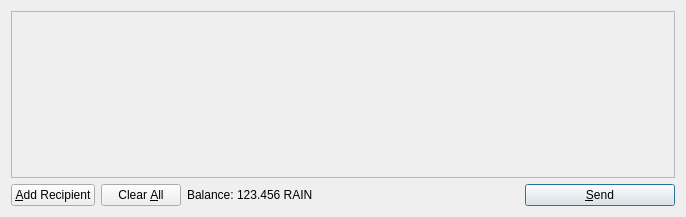
<?xml version="1.0" encoding="UTF-8"?>
<ui version="4.0">
 <class>SendCoinsDialog</class>
 <widget class="QDialog" name="SendCoinsDialog">
  <property name="geometry">
   <rect>
    <x>0</x>
    <y>0</y>
    <width>686</width>
    <height>217</height>
   </rect>
  </property>
  <property name="windowTitle">
   <string>Send Coins</string>
  </property>
  <layout class="QVBoxLayout" name="verticalLayout">
   <item>
    <widget class="QScrollArea" name="scrollArea">
     <property name="widgetResizable">
      <bool>true</bool>
     </property>
     <widget class="QWidget" name="scrollAreaWidgetContents">
      <property name="geometry">
       <rect>
        <x>0</x>
        <y>0</y>
        <width>666</width>
        <height>165</height>
       </rect>
      </property>
      <layout class="QVBoxLayout" name="verticalLayout_2">
       <property name="margin">
        <number>0</number>
       </property>
       <item>
        <layout class="QVBoxLayout" name="entries">
         <property name="spacing">
          <number>6</number>
         </property>
        </layout>
       </item>
       <item>
        <spacer name="verticalSpacer">
         <property name="orientation">
          <enum>Qt::Vertical</enum>
         </property>
         <property name="sizeHint" stdset="0">
          <size>
           <width>20</width>
           <height>40</height>
          </size>
         </property>
        </spacer>
       </item>
      </layout>
     </widget>
    </widget>
   </item>
   <item>
    <layout class="QHBoxLayout" name="horizontalLayout">
     <item>
      <widget class="QPushButton" name="addButton">
       <property name="toolTip">
        <string>Send to multiple recipients at once</string>
       </property>
       <property name="text">
        <string>&amp;Add Recipient</string>
       </property>
       <property name="icon">
        <iconset resource="../bitcoin.qrc">
         <normaloff>:/icons/add</normaloff>:/icons/add</iconset>
       </property>
       <property name="autoDefault">
        <bool>false</bool>
       </property>
      </widget>
     </item>
     <item>
      <widget class="QPushButton" name="clearButton">
       <property name="sizePolicy">
        <sizepolicy hsizetype="Minimum" vsizetype="Fixed">
         <horstretch>0</horstretch>
         <verstretch>0</verstretch>
        </sizepolicy>
       </property>
       <property name="toolTip">
        <string>Remove all transaction fields</string>
       </property>
       <property name="text">
        <string>Clear &amp;All</string>
       </property>
       <property name="icon">
        <iconset resource="../bitcoin.qrc">
         <normaloff>:/icons/remove</normaloff>:/icons/remove</iconset>
       </property>
       <property name="autoRepeatDelay">
        <number>300</number>
       </property>
       <property name="autoDefault">
        <bool>false</bool>
       </property>
      </widget>
     </item>
     <item>
      <layout class="QHBoxLayout" name="horizontalLayout_2">
       <property name="spacing">
        <number>3</number>
       </property>
       <item>
        <widget class="QLabel" name="label">
         <property name="text">
          <string>Balance:</string>
         </property>
        </widget>
       </item>
       <item>
        <widget class="QLabel" name="labelBalance">
         <property name="cursor">
          <cursorShape>IBeamCursor</cursorShape>
         </property>
         <property name="text">
          <string>123.456 RAIN</string>
         </property>
         <property name="textInteractionFlags">
          <set>Qt::LinksAccessibleByMouse|Qt::TextSelectableByKeyboard|Qt::TextSelectableByMouse</set>
         </property>
        </widget>
       </item>
      </layout>
     </item>
     <item>
      <spacer name="horizontalSpacer">
       <property name="orientation">
        <enum>Qt::Horizontal</enum>
       </property>
       <property name="sizeHint" stdset="0">
        <size>
         <width>40</width>
         <height>20</height>
        </size>
       </property>
      </spacer>
     </item>
     <item>
      <widget class="QPushButton" name="sendButton">
       <property name="minimumSize">
        <size>
         <width>150</width>
         <height>0</height>
        </size>
       </property>
       <property name="toolTip">
        <string>Confirm the send action</string>
       </property>
       <property name="text">
        <string>&amp;Send</string>
       </property>
       <property name="icon">
        <iconset resource="../bitcoin.qrc">
         <normaloff>:/icons/send</normaloff>:/icons/send</iconset>
       </property>
       <property name="default">
        <bool>true</bool>
       </property>
      </widget>
     </item>
    </layout>
   </item>
  </layout>
 </widget>
 <resources>
  <include location="../bitcoin.qrc"/>
 </resources>
 <connections/>
</ui>
